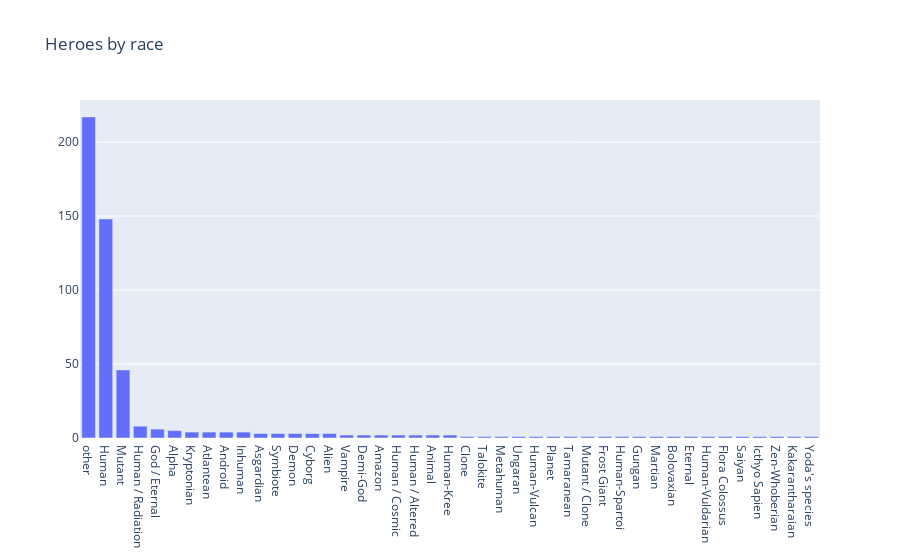

This figure's notebook cell:
### Code cell
heroes_race=go.Bar(x=heroes['Race'].value_counts().index, 
                   y=heroes['Race'].value_counts().values, 
                   name='Heroes race')

layout=go.Layout(title='Heroes by race', 
                 barmode='group')

fig=go.Figure(data=[heroes_race], layout=layout)
fig.show()

### Figure 1 — Plotly figure (JSON) as saved in the notebook; plotly's stock layout.template omitted (floating-point values rounded to 4 significant figures)
{"data": [{"name": "Heroes race", "x": ["other", "Human", "Mutant", "Human / Radiation", "God / Eternal", "Alpha", "Kryptonian", "Atlantean", "Android", "Inhuman", "Asgardian", "Symbiote", "Demon", "Cyborg", "Alien", "Vampire", "Demi-God", "Amazon", "Human / Cosmic", "Human / Altered", "Animal", "Human-Kree", "Clone", "Talokite", "Metahuman", "Ungaran", "Human-Vulcan", "Planet", "Tamaranean", "Mutant / Clone", "Frost Giant", "Human-Spartoi", "Gungan", "Martian", "Bolovaxian", "Eternal", "Human-Vuldarian", "Flora Colossus", "Saiyan", "Icthyo Sapien", "Zen-Whoberian", "Kakarantharaian", "Yoda's species"], "y": [217, 148, 46, 8, 6, 5, 4, 4, 4, 4, 3, 3, 3, 3, 3, 2, 2, 2, 2, 2, 2, 2, 1, 1, 1, 1, 1, 1, 1, 1, 1, 1, 1, 1, 1, 1, 1, 1, 1, 1, 1, 1, 1], "type": "bar"}], "layout": {"barmode": "group", "title": {"text": "Heroes by race"}, "xaxis": {"type": "category", "range": [-0.5, 42.5], "autorange": true}, "yaxis": {"type": "linear", "range": [0, 228.4], "autorange": true}, "autosize": true}}
